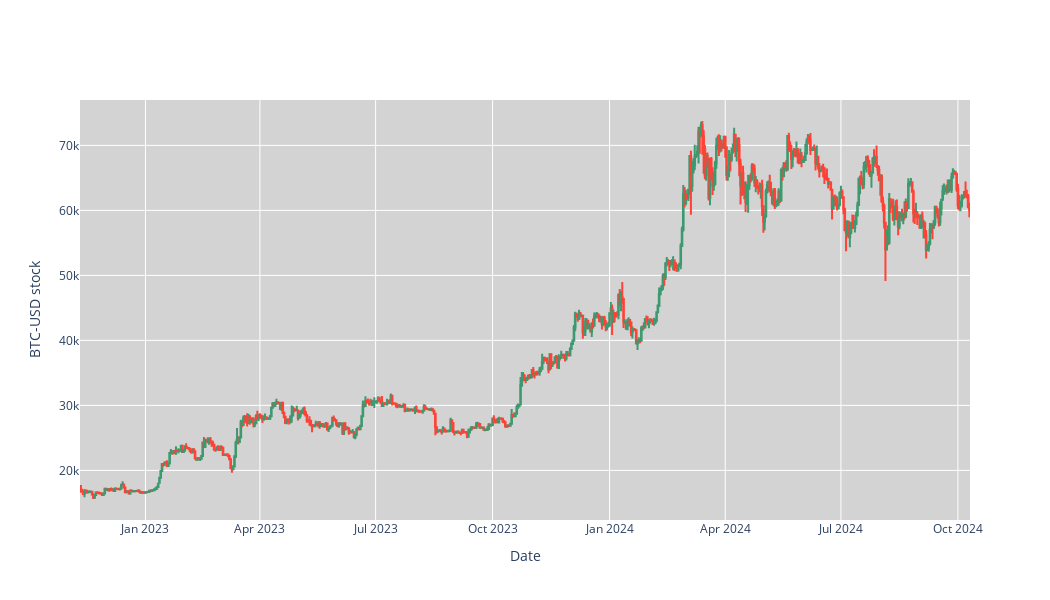

Notebook code cell kept with this figure:
### Code cell
#Candlestick
fig = go.Figure(data=[go.Candlestick(x=stock_data.index, open = stock_data['Open'], close=stock_data['Close'], high = stock_data['High'], low=stock_data['Low'])])
fig.update_layout(xaxis_rangeslider_visible=False, yaxis_title=f'{ticker} stock', xaxis_title='Date', plot_bgcolor='lightgrey',
                  width=1050, height = 600)
fig.show()
#Save it to the folder
fig.write_image('./images/Candlestick.png')

### Figure 1 — Plotly figure (JSON) as saved in the notebook; plotly's stock layout.template omitted (floating-point values rounded to 4 significant figures; data arrays with more than 128 entries replaced by an {"elided": "..."} marker saying what was removed)
{"data": [{"close": {"elided": "700 float values"}, "high": {"elided": "700 float values"}, "low": {"elided": "700 float values"}, "open": {"elided": "700 float values"}, "type": "candlestick", "x": {"elided": "700 str values"}}], "layout": {"height": 600, "plot_bgcolor": "lightgrey", "width": 1050, "xaxis": {"rangeslider": {"visible": false}, "title": {"text": "Date"}}, "yaxis": {"title": {"text": "BTC-USD stock"}}}}
